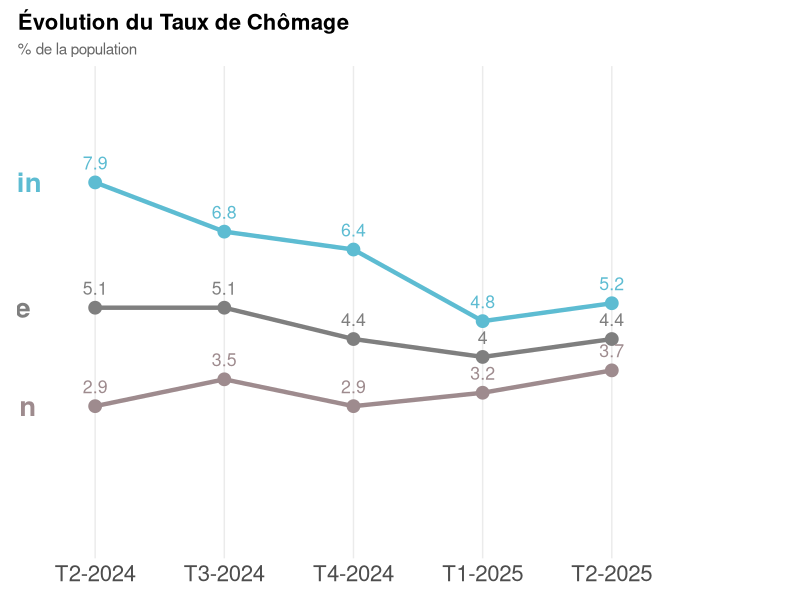

Recreate this plot in R.
# Line Chart - Taux de Chômage
# Load required libraries
library(ggplot2)
library(tidyr)

# Dataset
chomage_data <- data.frame(
  Periode = factor(
    c("T2-2024", "T3-2024", "T4-2024", "T1-2025", "T2-2025"),
    levels = c("T2-2024", "T3-2024", "T4-2024", "T1-2025", "T2-2025")
  ),
  Ensemble = c(5.1, 5.1, 4.4, 4.0, 4.4),
  Masculin = c(2.9, 3.5, 2.9, 3.2, 3.7),
  Féminin = c(7.9, 6.8, 6.4, 4.8, 5.2) 
)

# Transform data to long format for ggplot2
chomage_long <- chomage_data %>%
  pivot_longer(cols = c(Ensemble, Masculin, Féminin), 
               names_to = "Categorie", 
               values_to = "Taux")

# Create line chart with labels on the right
p2 <- ggplot(chomage_long, aes(x = Periode, y = Taux, color = Categorie, group = Categorie)) +
  geom_line(size = 1.5) +
  geom_point(size = 4) +
  scale_color_manual(values = c("Global" = "#0077BE", 
                                "Masculin" = "#9E8B8E", 
                                "Féminin" = "#5DBCD2")) +
  scale_y_continuous(limits = c(0, 10), breaks = seq(0, 10, 2.5)) +
  labs(title = "Évolution du Taux de Chômage",
       subtitle = "% de la population",
       x = NULL,
       y = NULL) +
  theme_minimal() +
  theme(
    legend.position = "none",
    plot.title = element_text(size = 16, face = "bold"),
    plot.subtitle = element_text(size = 11, color = "gray40"),
    panel.grid.minor = element_blank(),
    axis.text.y = element_blank(),
    axis.text.x = element_text(size = 16),
    panel.grid.major.y = element_blank(),
    plot.margin = margin(10, 80, 10, 10)
  ) +
  geom_text(data = chomage_long[chomage_long$Periode == "T2-2024", ],
            aes(label = Categorie, x = Periode, y = Taux),
            hjust = 1.5, size = 7, fontface = "bold") +
  geom_text(aes(label = Taux), vjust = -1, size = 4.5)

print(p2)
